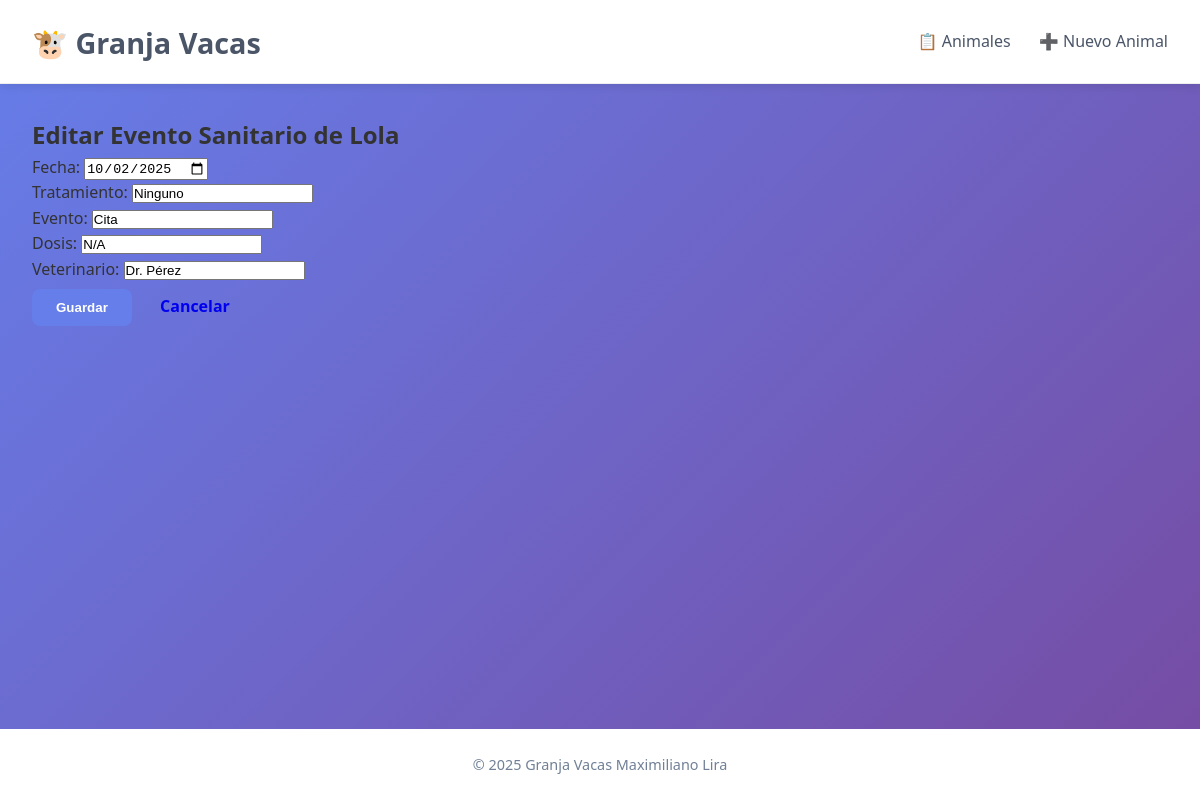
The page /evento/editar/2/ on the database its author committed.
### app_granja_vacas/models.py (models this page shows, shortened)
class Eventos_Sanitarios(models.Model):
    animal = models.ForeignKey(Animal, on_delete=models.CASCADE, related_name='eventos_sanitarios')
    fecha = models.DateField()
    tratamiento = models.CharField(max_length=200)
    evento = models.CharField(max_length=100)
    dosis = models.CharField(max_length=50)
    veterinario = models.CharField(max_length=100)
    class Meta:
        verbose_name = "Evento Sanitario"
        verbose_name_plural = "Eventos Sanitarios"

### app_granja_vacas/views.py (the view)
# urls.py: path('evento/editar/<int:evento_id>/', views.editar_evento_sanitario, name='editar_evento'),
def editar_evento_sanitario(request, evento_id):
    evento = get_object_or_404(Eventos_Sanitarios, id=evento_id)
    animal = evento.animal
    if request.method == 'POST':
        form = EventosSanitariosForm(request.POST, instance=evento)
        if form.is_valid():
            form.save()
            return redirect('app_granja_vacas:detalle_animal', animal_id=animal.id)
    else:
        form = EventosSanitariosForm(instance=evento)
    return render(request, 'formulario_evento.html', {
        'form': form,
        'animal': animal,
        'titulo': f'Editar Evento Sanitario de {animal.nombre}'
    })

### app_granja_vacas/forms.py
class EventosSanitariosForm(forms.ModelForm):
    fecha = forms.DateField(widget=forms.DateInput(attrs={'type': 'date'}))
    class Meta:
        model = Eventos_Sanitarios
        fields = ['fecha', 'tratamiento', 'evento', 'dosis', 'veterinario']

### app_granja_vacas/templates/formulario_evento.html (shortened to what this page needs)
{% extends 'base.html' %}
{% block contenido %}
<h2>{{ titulo }}</h2>
<form method="post" enctype="multipart/form-data" class="form-styled">
    {{ form.as_p }}
    <div class="actions">
        <button type="submit" class="btn btn-primary">Guardar</button>
        <a href="{% url 'app_granja_vacas:listar_animales' %}" class="btn">Cancelar</a>
    </div>
</form>
{% endblock %}

### app_granja_vacas/static/css/styles.css (style rules this page uses)
* { margin: 0; padding: 0; box-sizing: border-box; }
body { font-family: 'Segoe UI', Tahoma, Geneva, Verdana, sans-serif; background: linear-gradient(135deg, #667eea 0%, #764ba2 100%); color: #333; line-height: 1.6; }
.btn { padding: 0.7rem 1.5rem; border: none; border-radius: 8px; font-weight: 600; cursor: pointer; transition: background 0.3s; text-decoration: none; display: inline-block; }
.btn-primary { background: #667eea; color: white; }

### rows shown on the page
Eventos_Sanitarios: fecha "10/02/2025", tratamiento "Ninguno", evento "Cita", dosis "N/A", veterinario "Dr. Pérez"

### other values the page prints
{{ titulo }} "Editar Evento Sanitario de Lola"
